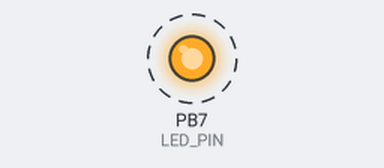
The program below on a simulated ATmega2560, built with avr-gcc and emulated at 1.6 MHz. On the bench: output pins drawn as LEDs (lit = HIGH). Dashed ring = blinking.

Above: at 0.5 s.
Timing chart, 0 to 4.6 s (numbered marks = the images above):
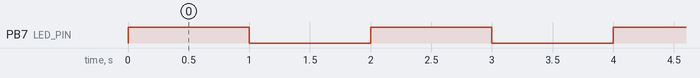

The program:

main.c
```c
/*
 * Blink_led.2.c
 *
 * Created: 10-05-2024 21:01:43
 * Author : adity
 */


#include <avr/io.h>
#include <util/delay.h>


#define LED_PIN PB7// Define the pin connected to the LED

void init_led()
{
	// Insert code
	//set as led pin as output
	DDRB|=(1<<LED_PIN);
}


int main()
{
	DDRB |= (1<<DDB7);

	while(1)
	{
			//BUTTON IS PRESSED  (TURN ON THE LED)
			PORTB |=(1 << LED_PIN);
			_delay_ms(1000);
			//BUTTON IS NOT PRESSED ,TURN OFF THE LED
			PORTB &= ~(1 << LED_PIN);
			_delay_ms(1000);
	}

	//never return
	return 0;
}
```

Measured:
- by itself, PB7 (LED_PIN): alternates HIGH for 1.0 s and LOW for 1.0 s
